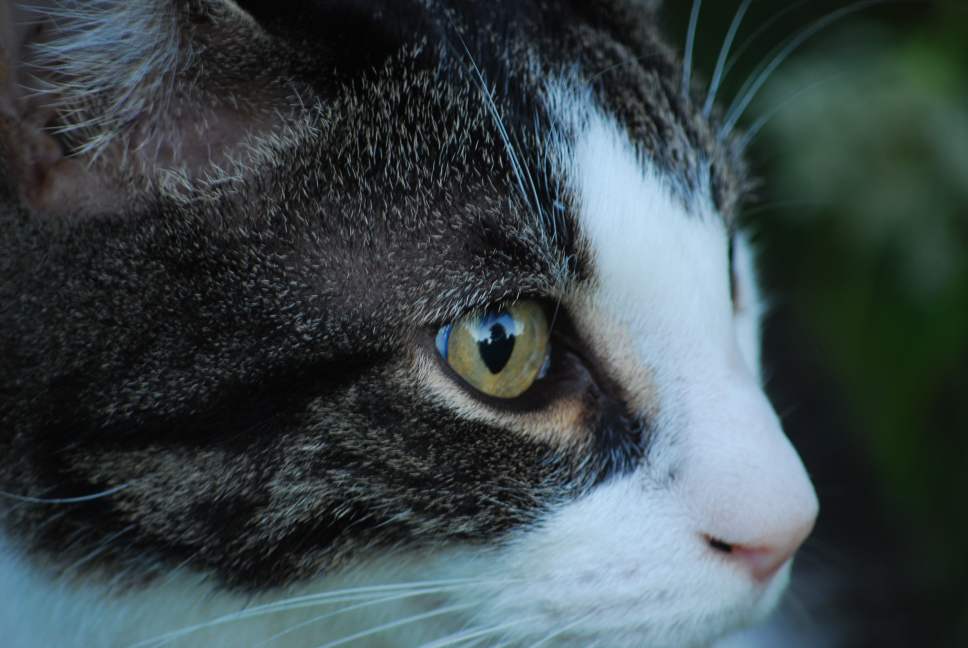
#> input picture photos/cat_image.JPG, 3872 x 2592 px, found by its file name (shown at 1/4 size)
$ python draw.py
#> lines starting #> are read from the running program, lines starting #| are printed output that depends on the picture; after the words box and inside, x2 and y2 are one past the last pixel; in counts of white or black regions, pixels touching at a corner belong together
import cv2 as cv
import numpy as np

img = cv.imread('photos/cat_image.jpg')
#> img is the input picture: shape (2592, 3872, 3); mean B, G, R 73.8, 71.4, 59.5

def rescaleFrame(frame, scale=.2):
#> called with scale = 0.2
    width = int(frame.shape[1] * scale)
#> width = 774
    height = int(frame.shape[0] * scale)
#> height = 518
    dimensions = (width, height)
#> dimensions = (774, 518)

    return cv.resize(frame, dimensions, interpolation=cv.INTER_AREA)
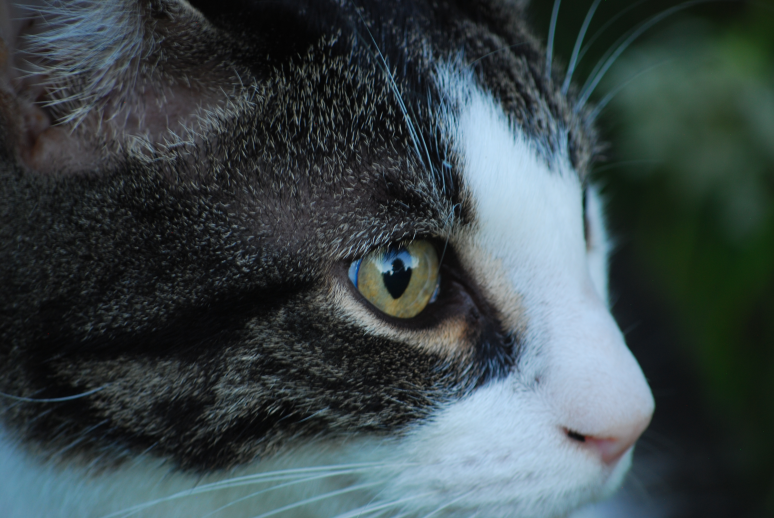
#> returned value: shape (518, 774, 3); mean of channels 0, 1, 2 73.8, 71.4, 59.5; drawn as B, G, R

img = rescaleFrame(img)
blank = np.zeros((500,500,3), dtype='uint8')
#cv.imshow('cat', img)

# blank[:] = 0,255,0
# cv.imshow('Green', blank)


cv.rectangle(blank, (0,0), (250,250), (0,255,0), thickness=2)
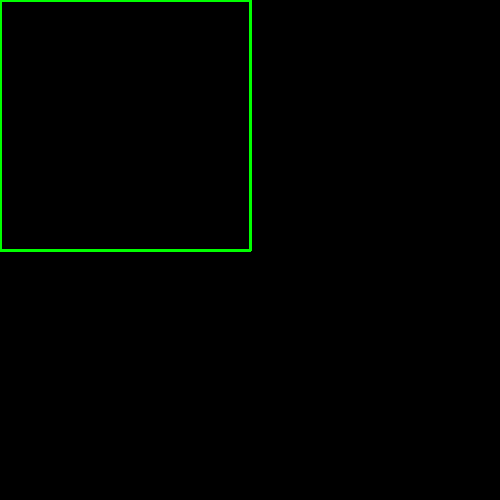
#> blank: shape (500, 500, 3); mean of channels 0, 1, 2 0, 2.5, 0; drawn as B, G, R
cv.imshow('blank', blank)

cv.circle(blank, (250,250), 40, (0,0,255), thickness=3)
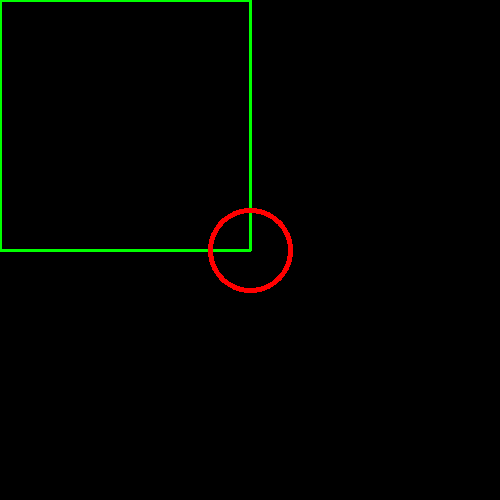
#> blank: shape (500, 500, 3); 0.5% of pixels changed, all inside (x1, y1, x2, y2) = (208, 208, 293, 293); drawn as B, G, R
cv.imshow('circle', blank)


canny = cv.Canny(img, 125, 175)
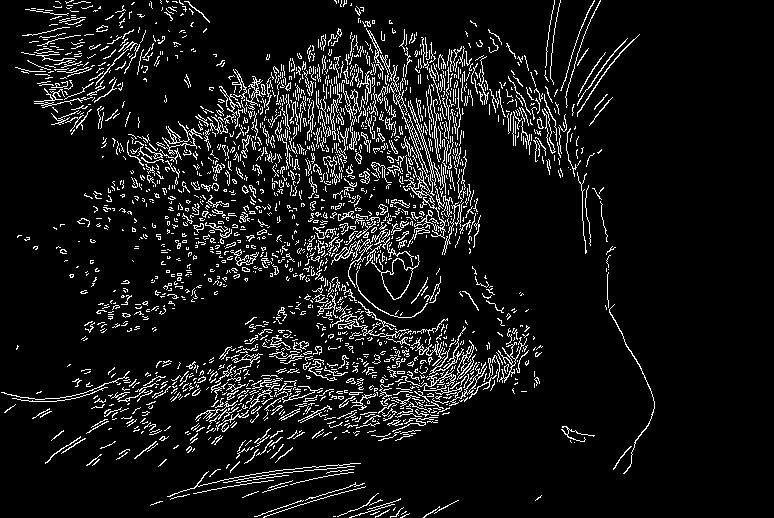
#> canny: shape (518, 774); 8.5% white in thin lines or dots, all inside (x1, y1, x2, y2) = (1, 0, 655, 518)
cv.imshow('edges', canny)

cv.waitKey(0)

$ run again, with photos/back_pic.png saved as photos/cat_image.JPG
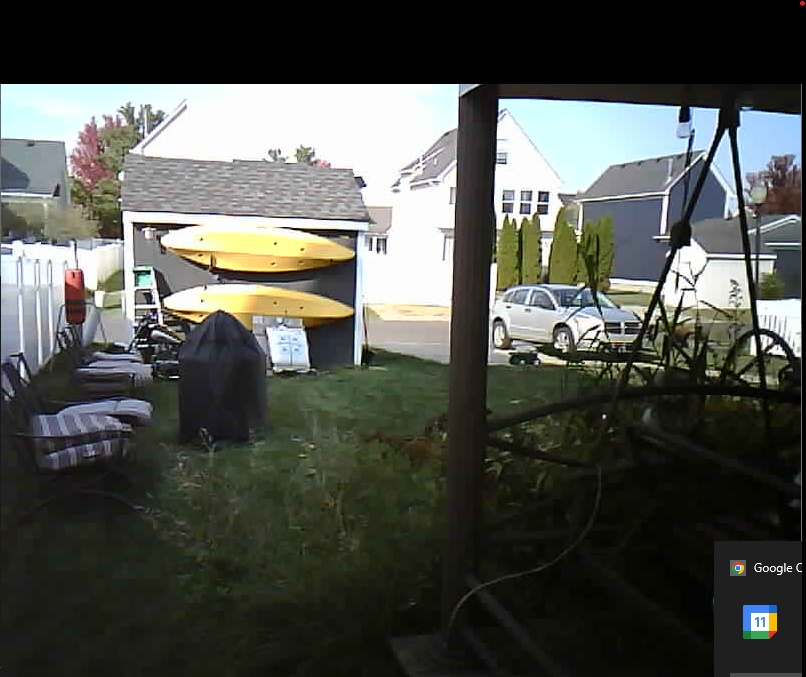
#> input picture photos/back_pic.png, 806 x 677 px, found by its file name
#> img is the input picture: shape (677, 806, 3); mean B, G, R 76.7, 82.5, 80
#> in rescaleFrame, `return cv.resize(frame, dimensions, interpolation=cv.INTER_AREA)`:
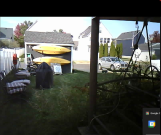
#> returned value: shape (135, 161, 3); mean of channels 0, 1, 2 76.7, 82.5, 80; drawn as B, G, R
#> `canny = cv.Canny(img, 125, 175)`:
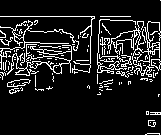
#> canny: shape (135, 161); 12.2% white in thin lines or dots

$ run again, with photos/back_pic2.png saved as photos/cat_image.JPG
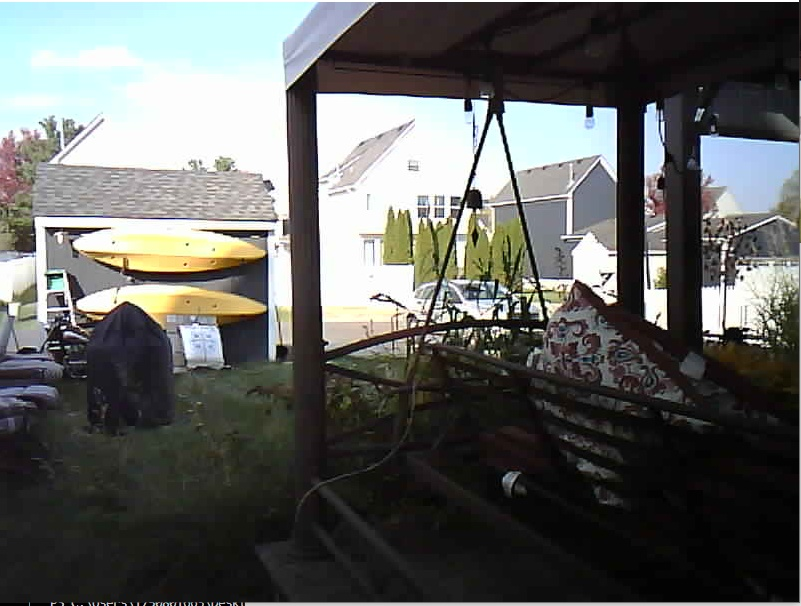
#> input picture photos/back_pic2.png, 801 x 606 px, found by its file name
#> img is the input picture: shape (606, 801, 3); mean B, G, R 95.2, 97.8, 96.5
#> in rescaleFrame, `return cv.resize(frame, dimensions, interpolation=cv.INTER_AREA)`:
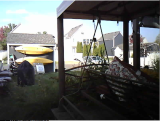
#> returned value: shape (121, 160, 3); mean of channels 0, 1, 2 95.2, 97.8, 96.5; drawn as B, G, R
#> `canny = cv.Canny(img, 125, 175)`:
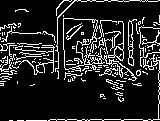
#> canny: shape (121, 160); 14.2% white in thin lines or dots

$ run again, with photos/color_bright.png saved as photos/cat_image.JPG
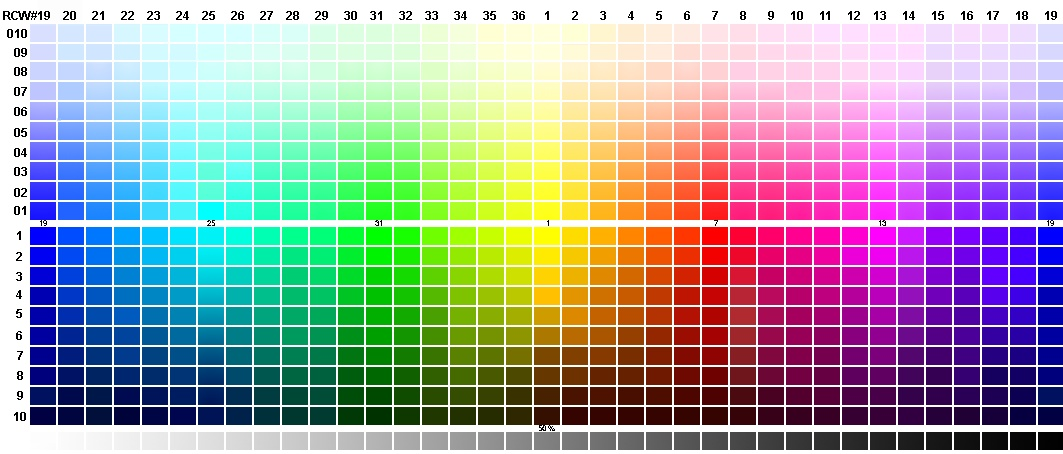
#> input picture photos/color_bright.png, 1063 x 454 px, found by its file name
#> img is the input picture: shape (454, 1063, 3); mean B, G, R 166.7, 163.4, 164.1
#> in rescaleFrame, `return cv.resize(frame, dimensions, interpolation=cv.INTER_AREA)`:
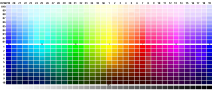
#> returned value: shape (90, 212, 3); mean of channels 0, 1, 2 166.7, 163.4, 164.1; drawn as B, G, R
#> `canny = cv.Canny(img, 125, 175)`:
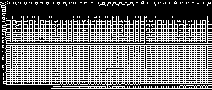
#> canny: shape (90, 212); 45.4% white in thin lines or dots
